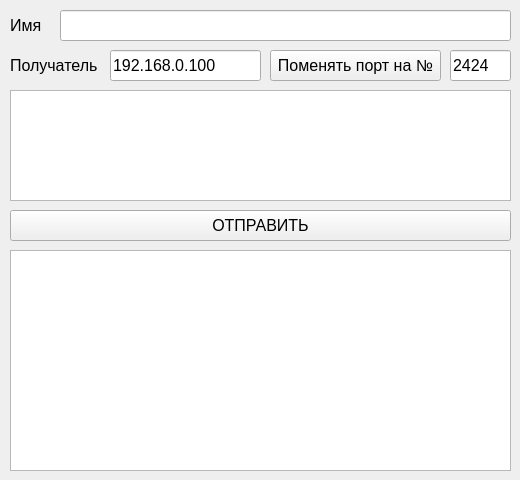
<?xml version="1.0" encoding="UTF-8"?>
<ui version="4.0">
 <class>MainWindow</class>
 <widget class="QMainWindow" name="MainWindow">
  <property name="geometry">
   <rect>
    <x>0</x>
    <y>0</y>
    <width>520</width>
    <height>480</height>
   </rect>
  </property>
  <property name="maximumSize">
   <size>
    <width>520</width>
    <height>480</height>
   </size>
  </property>
  <property name="windowTitle">
   <string>UDP Клиент/Сервер</string>
  </property>
  <widget class="QWidget" name="centralwidget">
   <widget class="QLabel" name="host_lbl">
    <property name="geometry">
     <rect>
      <x>10</x>
      <y>50</y>
      <width>91</width>
      <height>31</height>
     </rect>
    </property>
    <property name="font">
     <font>
      <pointsize>12</pointsize>
     </font>
    </property>
    <property name="text">
     <string>Получатель</string>
    </property>
   </widget>
   <widget class="QTextEdit" name="send_txt">
    <property name="geometry">
     <rect>
      <x>10</x>
      <y>90</y>
      <width>501</width>
      <height>111</height>
     </rect>
    </property>
    <property name="font">
     <font>
      <pointsize>10</pointsize>
     </font>
    </property>
    <property name="html">
     <string>&lt;!DOCTYPE HTML PUBLIC &quot;-//W3C//DTD HTML 4.0//EN&quot; &quot;http://www.w3.org/TR/REC-html40/strict.dtd&quot;&gt;
&lt;html&gt;&lt;head&gt;&lt;meta name=&quot;qrichtext&quot; content=&quot;1&quot; /&gt;&lt;style type=&quot;text/css&quot;&gt;
p, li { white-space: pre-wrap; }
&lt;/style&gt;&lt;/head&gt;&lt;body style=&quot; font-family:'MS Shell Dlg 2'; font-size:10pt; font-weight:400; font-style:normal;&quot;&gt;
&lt;p style=&quot;-qt-paragraph-type:empty; margin-top:0px; margin-bottom:0px; margin-left:0px; margin-right:0px; -qt-block-indent:0; text-indent:0px; font-size:8.25pt;&quot;&gt;&lt;br /&gt;&lt;/p&gt;&lt;/body&gt;&lt;/html&gt;</string>
    </property>
   </widget>
   <widget class="QLineEdit" name="host_edit">
    <property name="geometry">
     <rect>
      <x>110</x>
      <y>50</y>
      <width>151</width>
      <height>31</height>
     </rect>
    </property>
    <property name="font">
     <font>
      <pointsize>12</pointsize>
     </font>
    </property>
    <property name="text">
     <string>192.168.0.100</string>
    </property>
   </widget>
   <widget class="QPushButton" name="port_but">
    <property name="geometry">
     <rect>
      <x>270</x>
      <y>50</y>
      <width>171</width>
      <height>31</height>
     </rect>
    </property>
    <property name="font">
     <font>
      <pointsize>12</pointsize>
     </font>
    </property>
    <property name="text">
     <string>Поменять порт на №</string>
    </property>
   </widget>
   <widget class="QLineEdit" name="port_edit">
    <property name="geometry">
     <rect>
      <x>450</x>
      <y>50</y>
      <width>61</width>
      <height>31</height>
     </rect>
    </property>
    <property name="font">
     <font>
      <pointsize>12</pointsize>
     </font>
    </property>
    <property name="text">
     <string>2424</string>
    </property>
   </widget>
   <widget class="QPushButton" name="send_but">
    <property name="geometry">
     <rect>
      <x>10</x>
      <y>210</y>
      <width>501</width>
      <height>31</height>
     </rect>
    </property>
    <property name="font">
     <font>
      <pointsize>12</pointsize>
     </font>
    </property>
    <property name="text">
     <string>ОТПРАВИТЬ</string>
    </property>
   </widget>
   <widget class="QLabel" name="name_lbl">
    <property name="geometry">
     <rect>
      <x>10</x>
      <y>10</y>
      <width>41</width>
      <height>31</height>
     </rect>
    </property>
    <property name="font">
     <font>
      <pointsize>12</pointsize>
     </font>
    </property>
    <property name="text">
     <string>Имя</string>
    </property>
   </widget>
   <widget class="QLineEdit" name="name_edit">
    <property name="geometry">
     <rect>
      <x>60</x>
      <y>10</y>
      <width>451</width>
      <height>31</height>
     </rect>
    </property>
    <property name="font">
     <font>
      <pointsize>12</pointsize>
     </font>
    </property>
   </widget>
   <widget class="QTableView" name="receive_tabl">
    <property name="geometry">
     <rect>
      <x>10</x>
      <y>250</y>
      <width>501</width>
      <height>221</height>
     </rect>
    </property>
    <attribute name="verticalHeaderVisible">
     <bool>false</bool>
    </attribute>
   </widget>
  </widget>
 </widget>
 <resources/>
 <connections/>
</ui>
